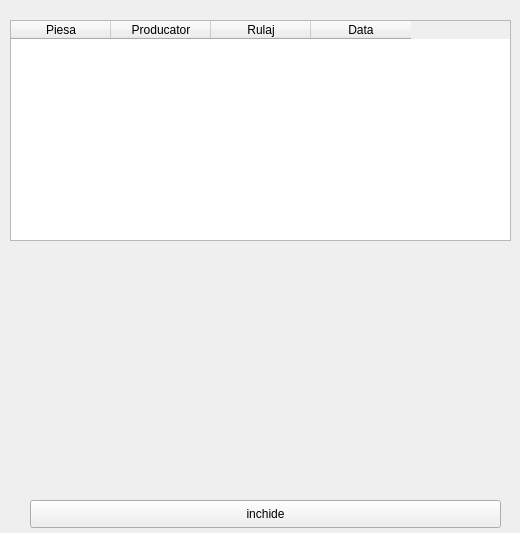
<?xml version='1.0' encoding='utf-8'?>
<ui version="4.0">
 <class>Form</class>
 <widget class="QWidget" name="Form">
  <property name="geometry">
   <rect>
    <x>0</x>
    <y>0</y>
    <width>520</width>
    <height>533</height>
   </rect>
  </property>
  <property name="windowTitle">
   <string>Form</string>
  </property>
  <widget class="QTableWidget" name="modifications_table">
   <property name="geometry">
    <rect>
     <x>10</x>
     <y>20</y>
     <width>501</width>
     <height>221</height>
    </rect>
   </property>
   <column>
    <property name="text">
     <string>Piesa</string>
    </property>
   </column>
   <column>
    <property name="text">
     <string>Producator</string>
    </property>
   </column>
   <column>
    <property name="text">
     <string>Rulaj</string>
    </property>
   </column>
   <column>
    <property name="text">
     <string>Data</string>
    </property>
   </column>
  </widget>
  <widget class="QPushButton" name="close_button">
   <property name="geometry">
    <rect>
     <x>30</x>
     <y>500</y>
     <width>471</width>
     <height>28</height>
    </rect>
   </property>
   <property name="text">
    <string>inchide</string>
   </property>
  </widget>
 </widget>
 <resources />
 <connections />
</ui>
